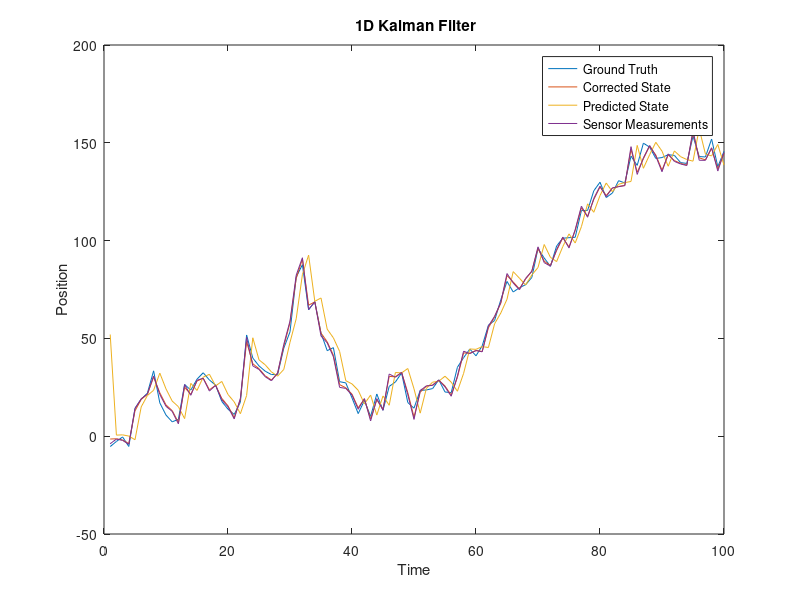

Source code (MATLAB):

% ref: https://github.com/akshaychawla/1D-Kalman-Filter

%Simulating a Kalman Filter 
clear all; close all; clc;

%Define System
X = 0;
dt = 1;
u = 2; %speed/control = 2m/s
n = randn();
v = randn();
%Kalman Filter variables

x = 50;      %state vector
A = 1;    %state transition matrix
B = 1;    %control input matrix 
P = 100;    %std_dev*std_dev = 10*10 
Q = 100;      %process noise covariance matrix 
R = 9;       %measurement noise covariance matrix
H = 1;

% Storing calculated values in these vectors for plotting
XX = zeros(1,100);
tt = zeros(1,100);
xx_predicted = zeros(1,100);
xx = zeros(1,100);
PP = zeros(1,100);
yy = zeros(1,100);
for t=1:1:100
   %simulating the System
    n = sqrt(Q) * randn(); %random noise
    X = X + u*dt + n; % New Current State
    v = sqrt(R) * randn() ;
    y = H*X + v; % Measurements 
    
   %Prediction Step
    x_predicted = A*x + B*u;         %predicting the new state (mean)
    P = A * P * A' + Q;    %predicting the new uncertainity (covariance)
    
   %Correction Step
    e = H*x_predicted;        %expectation: predicted measurement from the o/p
    E = H*P*H';     %Covariance of ^ expectation
    z = y - e;      %innovation: diff between the expectation and real sensor measurement
    Z = R + E;      %Covariance of ^ - sum of uncertainities of expectation and real measurement
    K = P*H' * Z^-1;
    
    x = x_predicted + K*z; %final corrected state
    P = P - K * H* P;       %uncertainity in corrected state
    
   %Saving the outputs
    xx_predicted(t) = x_predicted;
    xx(t) = x;
    PP(t) = P;
    XX(t) = X;
    tt(t) = t;
    yy(t) = y;
end

plot(tt,XX,tt,xx,tt,xx_predicted,tt,yy)
title(' 1D Kalman Filter')
legend('Ground Truth','Corrected State','Predicted State','Sensor Measurements')
xlabel('Time')
ylabel('Position')
